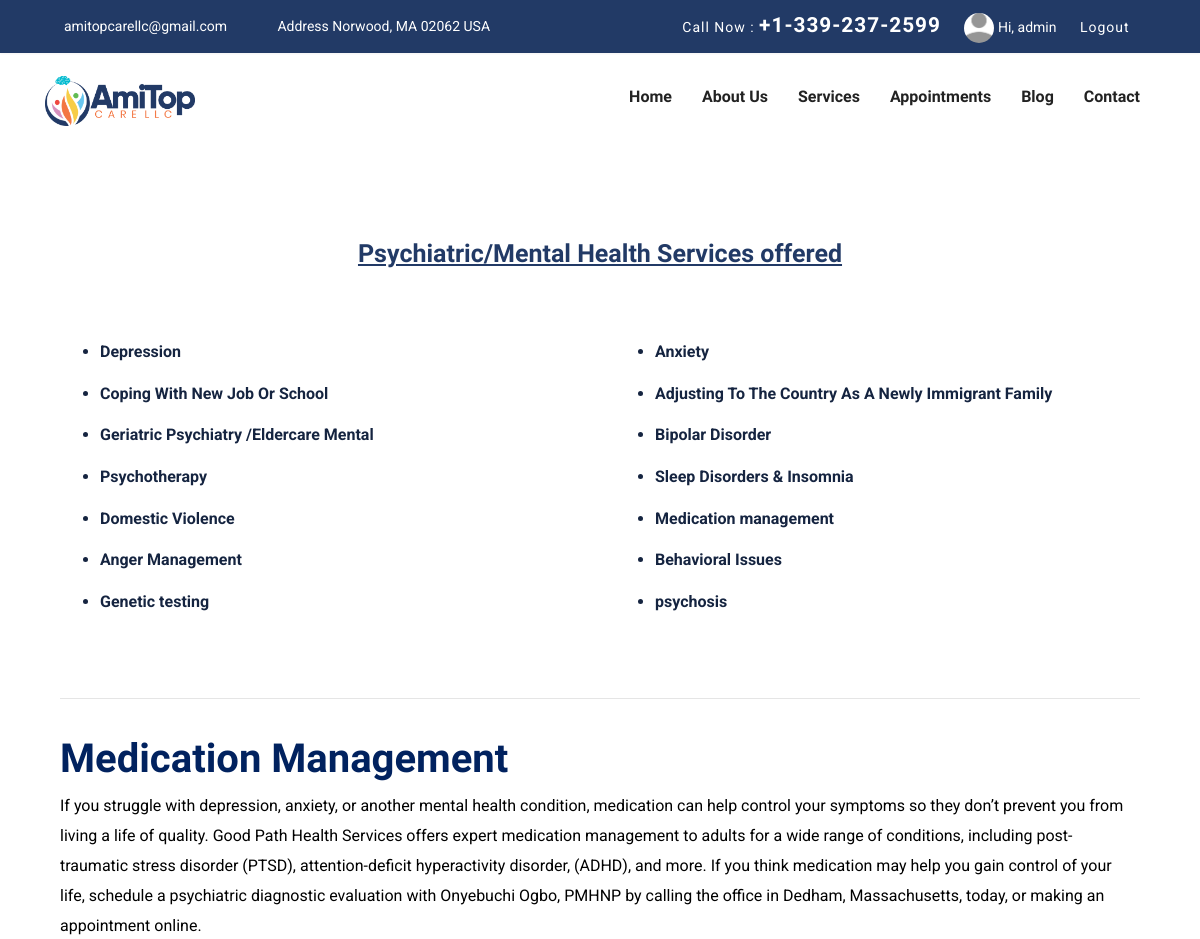
/medical-management/ (signed in, upper part), run on an earlier commit of the app's database.
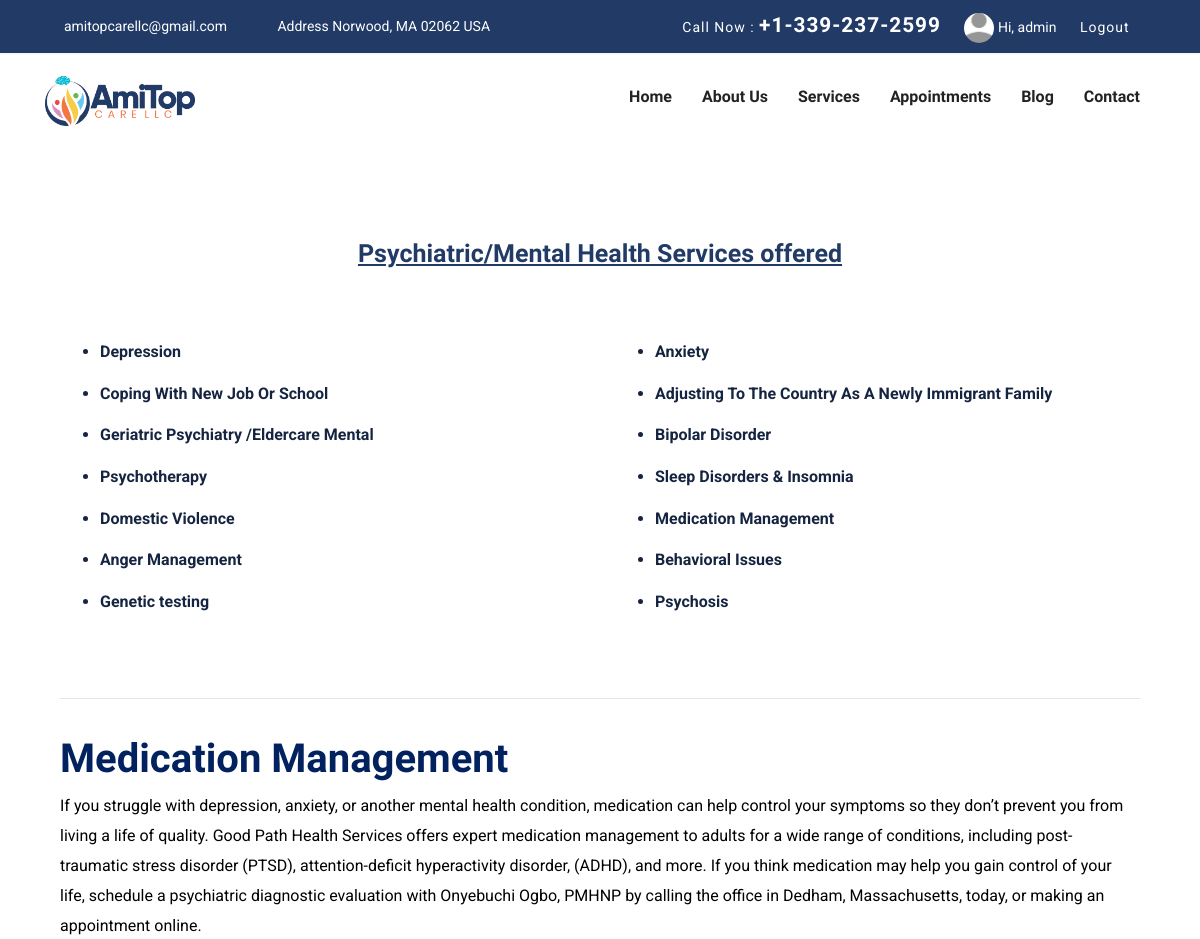
And on a later commit of the database.
### auths/models.py (models this page shows, shortened)
class Account(AbstractBaseUser):
    email = models.EmailField(verbose_name="email", max_length=60, unique=True)
    username = models.CharField(max_length=30, unique=True)
    first_name = models.CharField(max_length=50, null=True, blank=True)
    middle_name = models.CharField(max_length=50, null=True, blank=True)
    last_name = models.CharField(max_length=50, null=True, blank=True)
    address = models.TextField(null=True, blank=True)
    phone_number = models.CharField(max_length=50, null=True, blank=True)
    fifteen_min_trial = models.BooleanField(
        default=False, null=True, blank=True)
    profile_updated = models.BooleanField(default=False, null=True, blank=True)
    date_joined = models.DateTimeField(
        verbose_name='date joined', auto_now_add=True)
    last_login = models.DateTimeField(verbose_name='last login', auto_now=True)
    is_admin = models.BooleanField(default=False)
    is_active = models.BooleanField(default=True)
    is_staff = models.BooleanField(default=False)
    is_superuser = models.BooleanField(default=False)
    profile_image = models.ImageField(max_length=255, upload_to=get_profile_image_filepath,
                                      null=True, blank=True, default=get_default_profile_image)
    hide_email = models.BooleanField(default=True)
    USERNAME_FIELD = 'email'
    REQUIRED_FIELDS = ['username']
    objects = MyAccountManager()

### medic_app/models.py (models this page shows, shortened)
class Ailments(models.Model):
    user = models.ForeignKey(Account, default=False, on_delete=models.CASCADE, null=True, blank=True)
    title = models.CharField(max_length = 100, null = True, blank = True)
    description = models.TextField(null = True, blank = True)
    image_icon = models.ImageField(upload_to = 'picture', null = True, blank = True)
    created = models.DateTimeField(auto_now_add = True)
    updated = models.DateTimeField(auto_now_add = True)

### medic_app/views.py (the view)
# urls.py: path('medical-management/', medPsycGyn, name='medical-management'),
def medPsycGyn(request):
    ailment_list = Ailments.objects.all()
    return render(request, 'view/med_psy_gyn.html', {'ailment_list': ailment_list})

### medic_app/templates/view/med_psy_gyn.html (shortened to what this page needs)
{% extends 'base.html' %}
{% load static %}
{% block content %}
<section class="section service-2">
	<div class="container">
        <div class="row justify-content-center">
			<div class="col-lg-7 text-center">
				<div class="section-title">
					<h2 style="font-size: 25px; text-decoration: underline;">Psychiatric/Mental Health Services offered</h2>
				</div>
			</div>
		</div>
        <div class="container line-rule">
            <div class="row justify-content-center">
                {% for i in ailment_list %}
                <div class="col-6">
                    <ul class="ailment-ol">
                        <li class="ailment">{{ i.title }}</li>
                    </ul>
                </div>
                {% endfor %}
            </div>
            <br>
            <br>
            <hr style="height: 20px; color: black;">
            <h1>
                Medication Management</h1>
                <p>If you struggle with depression, anxiety, or another mental health condition, medication can help control your symptoms so they don’t prevent you from living a life of quality. Good Path Health Services offers expert medication management to adults for a wide range of conditions, including post-traumatic stress disorder (PTSD), attention-deficit hyperactivity disorder, (ADHD), and more. If you think medication may help you gain control of your life, schedule a psychiatric diagnostic evaluation with Onyebuchi Ogbo, PMHNP by calling the office in Dedham, Massachusetts, today, or making an appointment online.</p>
            </div>
    </div>
</section>
{% endblock %}

### templates/base.html (shortened to what this page needs)
{% load static %}
<!DOCTYPE html>
<html lang="en">
<head>
  <link rel="stylesheet" href="{% static 'plugins/bootstrap/css/bootstrap.min.css' %}">
  <link rel="stylesheet" href="{% static 'plugins/icofont/icofont.min.css' %}">
  <link rel="stylesheet" href="{% static 'plugins/slick-carousel/slick/slick.css' %} ">
  <link rel="stylesheet" href="{% static 'plugins/slick-carousel/slick/slick-theme.css' %}">
  <link rel="stylesheet" href="{% static 'plugins/icofont/icofont.css' %}">
  <link rel="stylesheet" href="{% static 'plugins/icofont/fonts/icofont.woff' %}">
  <link rel="stylesheet" href="{% static 'plugins/icofont/fonts/icofont.woff2' %}">
  <link rel="stylesheet" href="{% static 'plugins/slick-carousel/slick/fonts/slick.woff' %}">
  <link rel="stylesheet" href="{% static 'plugins/slick-carousel/slick/fonts/slick.ttf' %}">
  <link rel="stylesheet" href="{% static 'plugins/slick-carousel/slick/ajax-loader.gif' %}">
  <link rel="stylesheet" href="{% static 'build/css/demo.css' %}">
  <link rel="stylesheet" href="{% static 'build/css/intlTelInput.css' %}">
  <link rel="stylesheet" href="{% static 'css/style.css' %}">
  <link rel="stylesheet" href="{% static 'css/loading_spinner.css' %}">
</head>
<body id="top">
{% include 'snippets/header.html' %}
<section>
    {% block content %}
    {% endblock %}
</section>
</body>
</html>

### templates/snippets/header.html (shortened to what this page needs)
{% load static %}
<header>
	<div class="header-top-bar">
		<div class="container">
			<div class="row align-items-center">
				<div class="col-lg-6">
					<ul class="top-bar-info list-inline-item pl-0 mb-0">
						<li class="list-inline-item"><a href="mailto:support@gmail.com"><i class="icofont-support-faq mr-2"></i>amitopcarellc@gmail.com</a></li>
						<li class="list-inline-item"><i class="icofont-location-pin mr-2"></i>Address Norwood, MA 02062 USA </li>
					</ul>
				</div>
				<div class="col-lg-6">
					<div class="text-lg-right top-right-bar mt-2 mt-lg-0">
						<a href="tel:+23-345-67890" >
							<span>Call Now : </span>
							<span class="h4">+1-339-237-2599</span>
						</a>
						{% if request.user.is_authenticated %}
						<span><img src="{{ request.user.profile_image.url }}" alt="" id="avatar-img" srcset=""></span>
						<a>Hi, {{ request.user.username }}</a>
						<a href="{% url 'logout' %}" style="margin-left: 20px;">
							<span>Logout</span>
							<span><i class="icofont-logout"></i></span>
						</a>
						{% else %}
						<a href="{% url 'login' %}" style="margin-left: 20px;">
							<span>Login</span>
							<span><i class="icofont-login"></i></span>
						</a>
						{% endif %}
					</div>
				</div>
			</div>
		</div>
	</div>
	<nav class="navbar navbar-expand-lg navigation" id="navbar">
		<div class="container">
		 	 <a class="navbar-brand" href="/">
			  	<img src="{% static 'images/AMITOP CARE LLC 001 (1).png' %}" alt="" class="img-fluid kk">
			  </a>
		  <div class="collapse navbar-collapse" id="navbarmain">
			<ul class="navbar-nav ml-auto">
			  <li class="nav-item active">
				<a class="nav-link" href="/">Home</a>
			  </li>
			  <li class="nav-item dropdown">
				<a class="nav-link dropdown-toggle" href="{% url 'about' %}" aria-current="page" id="dropdown02" data-toggle="dropdown" aria-haspopup="true" aria-expanded="false">About Us</a>
			</li>
              <li class="nav-item dropdown">
				<a class="nav-link dropdown-toggle" href="{% url 'services' %}" id="dropdown03" data-toggle="dropdown" aria-haspopup="true" aria-expanded="false">Services</a>
			</li>
			<li class="nav-item dropdown">
				<a class="nav-link dropdown-toggle" href="{% url 'services' %}" id="dropdown03" data-toggle="dropdown" aria-haspopup="true" aria-expanded="false">Appointments</a>
			</li>
				<li class="nav-item"><a class="nav-link" href="{% url 'blog' %}">Blog</a></li>
			   <li class="nav-item"><a class="nav-link" href="{% url 'contact' %}">Contact</a></li>
			</ul>
		  </div>
		</div>
	</nav>
</header>

### templates/snippets/footer.html (shortened to what this page needs)
{% load static %}

### static/build/css/demo.css (style rules this page uses)
* { box-sizing: border-box; -moz-box-sizing: border-box; }
body { margin: 20px; font-size: 14px; font-family: "Helvetica Neue",Helvetica,Arial,sans-serif; color: #555; }

### static/css/style.css (style rules this page uses)
html { overflow-x: hidden; }
body { line-height: 1.6; font-family: "Roboto", sans-serif; -webkit-font-smoothing: antialiased; font-size: 16px; color: #6F8BA4; font-weight: 400; }
h1, .h1, h2, .h2, h3, .h3, h4, .h4, h5, .h5, h6, .h6 { font-family: "Exo", sans-serif; font-weight: 700; color: #222; }
h1, .h1 { font-size: 2.5rem; }
h2, .h2 { font-size: 44px; }
h4, .h4 { font-size: 1.3rem; line-height: 30px; }
p { line-height: 30px; }
.section { padding: 100px 0; }
a { color: #222; text-decoration: none; transition: all .35s ease; }
.section-title { margin-bottom: 70px; }
.section-title h2 { color: #223a66; font-size: 30px; }
.ailment { font-weight: bold; color: #152440; }
.ailment-ol { color: red; }
.line-rule hr { color: black; size: 30px; }
.line-rule h1 { color: #01225f; }
.line-rule p { color: #000; }
#navbarmain .nav-link { font-weight: 600; padding: 10px 15px; color: #222; font-family: "Exo", sans-serif; text-transform: capitalize; font-size: 16px; transition: all .25s ease; }
.dropdown-toggle::after { display: none; }
.navbar-brand { margin-top: 10px; }
.header-top-bar { background: #223a66; font-size: 14px; padding: 10px 0px; box-shadow: 0 1px 2px rgba(0, 0, 0, 0.05); color: #fff; }
.top-bar-info li a { color: #fff; margin-right: 20px; }
.top-right-bar a span { color: #fff; letter-spacing: 1px; }
.top-right-bar a i { color: #fff; margin-right: 10px; }
.kk { height: 50px; }
#avatar-img { height: 30px; width: 30px; border-radius: 50%; margin-left: 20px; }
body { padding: 0; margin: 0; }

What changed in the data, as far as the page shows it:
changed Ailments: title "Medication management" → "Medication Management"
changed Ailments: title "psychosis" → "Psychosis"
